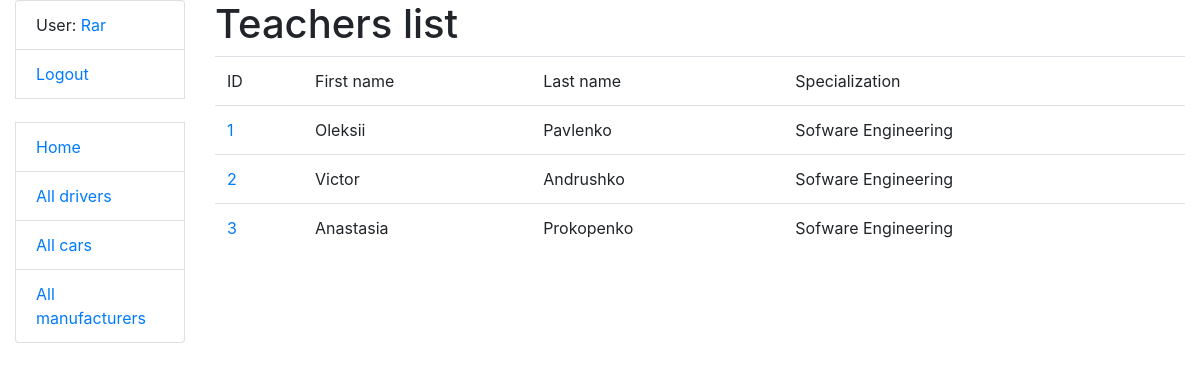
The page /teachers/ (signed in) on the database as committed earlier.
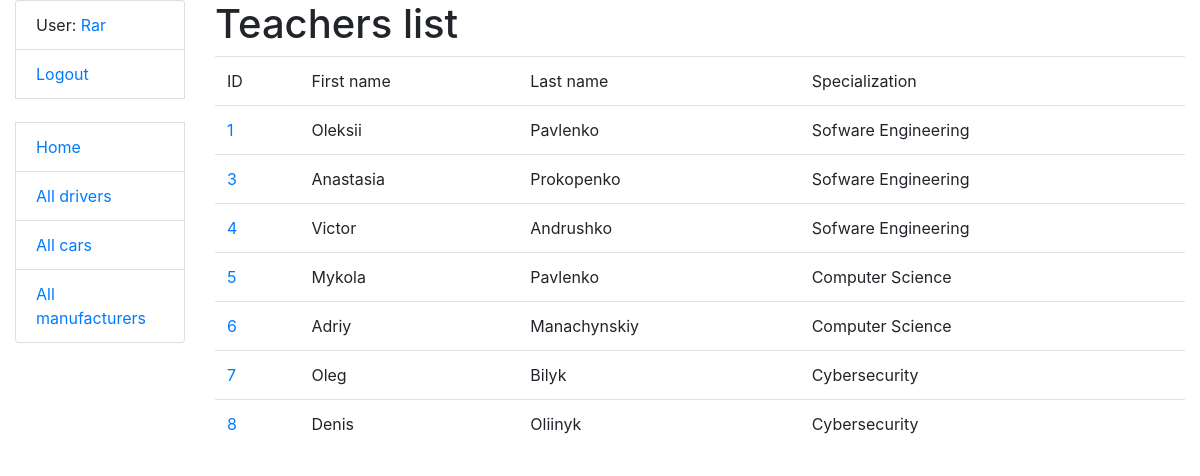
The same page on the database as committed later.
### university_app/models.py (models this page shows)
class Student(AbstractUser):
    faculty = models.ForeignKey(Faculty, on_delete=models.PROTECT, related_name="students_faculty", null=True)
    specialization = models.ForeignKey(Specialization, on_delete=models.PROTECT, related_name="students_specialization", null=True)
    form_of_study = models.CharField(max_length=255)
    current_rating = models.PositiveIntegerField(default=0)
    group = models.ForeignKey("Group", on_delete=models.PROTECT, related_name="students_group", null=True)

class Teacher(models.Model):
    name = models.CharField(max_length=255)
    surname = models.CharField(max_length=255)
    specialization = models.ForeignKey(Specialization, on_delete=models.PROTECT, related_name="teachers_specialization")
    subjects = models.ManyToManyField(Subject, related_name="teachers")
    work_experience = models.CharField(max_length=255)

class Specialization(models.Model):
    name = models.CharField(max_length=255)
    educational_program = models.CharField(max_length=255)
    subjects = models.ManyToManyField("Subject", related_name="specializations_subjects")
    faculty = models.ForeignKey(Faculty, on_delete=models.PROTECT, related_name="specializations_faculty")
    def __str__(self):
        return f"{self.name}"

### university_app/views.py (the view)
# urls.py: path("teachers/", TeacherListView.as_view(), name="teachers-list"),
class TeacherListView(LoginRequiredMixin, generic.ListView):
    model = Teacher

### templates/university_app/teacher_list.html
{% extends "base.html" %}
{% block content %}
  <h1>Teachers list</h1>
  {% if teacher_list %}
    <table class="table">
      <tr>
        <td>ID</td>
        <td>First name</td>
        <td>Last name</td>
        <td>Specialization</td>
      </tr>
      {% for teacher in teacher_list %}
        <tr>
          <td><a href="{% url "university_app:teacher-detail" pk=teacher.id %}">{{ teacher.id }}</a></td>
          <td>{{ teacher.name }}</td>
          <td>{{ teacher.surname }}</td>
          <td>{{ teacher.specialization }}</td>
        </tr>
      {% endfor %}
    </table>
  {% else %}
    <p>There are no teachers!</p>
  {% endif %}
{% endblock %}

### templates/base.html (shortened to what this page needs)
{% load static %}
<!DOCTYPE html>
<html lang="en">
  <head>
    <link rel="stylesheet" href="https://cdn.jsdelivr.net/npm/bootstrap@4.0.0/dist/css/bootstrap.min.css">
    <link rel="stylesheet" href="{% static 'css/styles.css' %}">
  </head>
  <body>
  <div class="container-fluid">
    <div class="row">
      <div class="col-sm-2">
        {% block sidebar %}
          {% include "includes/sidebar.html" %}
        {% endblock %}
      </div>
      <div class="col-sm-10">
         {% block content %}{% endblock %}
      </div>
    </div>
  </div>
  </body>
</html>

### templates/includes/sidebar.html
<ul class="sidebar-nav list-group">
  {% if user.is_authenticated %}
    <li class="list-group-item">User: <a href="{{ user.get_absolute_url }}">{{ user.get_username }}</a></li>
    <li class="list-group-item"><a href="{% url 'logout'%}?next={{request.path}}">Logout</a></li>
  {% else %}
    <li class="list-group-item"><a href="{% url 'login'%}?next={{request.path}}">Login</a></li>
  {% endif %}
  <br>
  <li class="list-group-item"><a href="{% url 'taxi:index' %}">Home</a></li>
  <li class="list-group-item"><a href="{% url 'taxi:driver-list' %}">All drivers</a></li>
  <li class="list-group-item"><a href="{% url 'taxi:car-list' %}">All cars</a></li>
  <li class="list-group-item"><a href="{% url 'taxi:manufacturer-list' %}">All manufacturers</a></li>
</ul>

Rows that differ between the two databases and show on the page:
removed Teacher: id "2", name "Victor", surname "Andrushko", specialization "Sofware Engineering"
added Teacher: id "4", name "Victor", surname "Andrushko", specialization "Sofware Engineering"
added Teacher: id "5", name "Mykola", surname "Pavlenko", specialization "Computer Science"
added Teacher: id "6", name "Adriy", surname "Manachynskiy", specialization "Computer Science"
added Teacher: id "7", name "Oleg", surname "Bilyk", specialization "Cybersecurity"
added Teacher: id "8", name "Denis", surname "Oliinyk", specialization "Cybersecurity"
